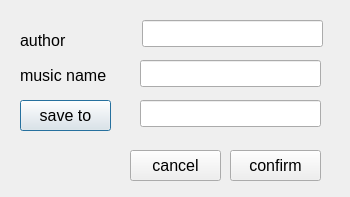
<?xml version="1.0" encoding="UTF-8"?>
<ui version="4.0">
 <class>Dialog_search</class>
 <widget class="QDialog" name="Dialog_search">
  <property name="geometry">
   <rect>
    <x>0</x>
    <y>0</y>
    <width>350</width>
    <height>197</height>
   </rect>
  </property>
  <property name="windowTitle">
   <string>Dialog</string>
  </property>
  <widget class="QLineEdit" name="lineEdit_author">
   <property name="geometry">
    <rect>
     <x>142</x>
     <y>20</y>
     <width>181</width>
     <height>27</height>
    </rect>
   </property>
   <property name="font">
    <font>
     <pointsize>12</pointsize>
    </font>
   </property>
  </widget>
  <widget class="QLabel" name="label">
   <property name="geometry">
    <rect>
     <x>20</x>
     <y>30</y>
     <width>71</width>
     <height>21</height>
    </rect>
   </property>
   <property name="font">
    <font>
     <pointsize>12</pointsize>
    </font>
   </property>
   <property name="text">
    <string>author</string>
   </property>
  </widget>
  <widget class="QLabel" name="label_2">
   <property name="geometry">
    <rect>
     <x>20</x>
     <y>60</y>
     <width>101</width>
     <height>31</height>
    </rect>
   </property>
   <property name="font">
    <font>
     <pointsize>12</pointsize>
    </font>
   </property>
   <property name="text">
    <string>music name</string>
   </property>
  </widget>
  <widget class="QLineEdit" name="lineEdit_m_name">
   <property name="geometry">
    <rect>
     <x>140</x>
     <y>60</y>
     <width>181</width>
     <height>27</height>
    </rect>
   </property>
   <property name="font">
    <font>
     <pointsize>12</pointsize>
    </font>
   </property>
  </widget>
  <widget class="QLineEdit" name="lineEdit_save_path">
   <property name="geometry">
    <rect>
     <x>140</x>
     <y>100</y>
     <width>181</width>
     <height>27</height>
    </rect>
   </property>
   <property name="font">
    <font>
     <pointsize>12</pointsize>
    </font>
   </property>
  </widget>
  <widget class="QPushButton" name="pushButton_save_path">
   <property name="geometry">
    <rect>
     <x>20</x>
     <y>100</y>
     <width>91</width>
     <height>31</height>
    </rect>
   </property>
   <property name="font">
    <font>
     <pointsize>12</pointsize>
    </font>
   </property>
   <property name="text">
    <string>save to</string>
   </property>
  </widget>
  <widget class="QPushButton" name="pushButton_cancel">
   <property name="geometry">
    <rect>
     <x>130</x>
     <y>150</y>
     <width>91</width>
     <height>31</height>
    </rect>
   </property>
   <property name="font">
    <font>
     <pointsize>12</pointsize>
    </font>
   </property>
   <property name="text">
    <string>cancel</string>
   </property>
  </widget>
  <widget class="QPushButton" name="pushButton_accept">
   <property name="geometry">
    <rect>
     <x>230</x>
     <y>150</y>
     <width>91</width>
     <height>31</height>
    </rect>
   </property>
   <property name="font">
    <font>
     <pointsize>12</pointsize>
    </font>
   </property>
   <property name="text">
    <string>confirm</string>
   </property>
  </widget>
  <widget class="QPushButton" name="pushButton_save_path_4">
   <property name="geometry">
    <rect>
     <x>270</x>
     <y>200</y>
     <width>91</width>
     <height>31</height>
    </rect>
   </property>
   <property name="font">
    <font>
     <pointsize>12</pointsize>
    </font>
   </property>
   <property name="text">
    <string>save to</string>
   </property>
  </widget>
 </widget>
 <resources/>
 <connections>
  <connection>
   <sender>pushButton_accept</sender>
   <signal>clicked()</signal>
   <receiver>Dialog_search</receiver>
   <slot>accept()</slot>
   <hints>
    <hint type="sourcelabel">
     <x>275</x>
     <y>165</y>
    </hint>
    <hint type="destinationlabel">
     <x>174</x>
     <y>98</y>
    </hint>
   </hints>
  </connection>
  <connection>
   <sender>pushButton_cancel</sender>
   <signal>clicked()</signal>
   <receiver>Dialog_search</receiver>
   <slot>reject()</slot>
   <hints>
    <hint type="sourcelabel">
     <x>175</x>
     <y>165</y>
    </hint>
    <hint type="destinationlabel">
     <x>174</x>
     <y>98</y>
    </hint>
   </hints>
  </connection>
 </connections>
</ui>
